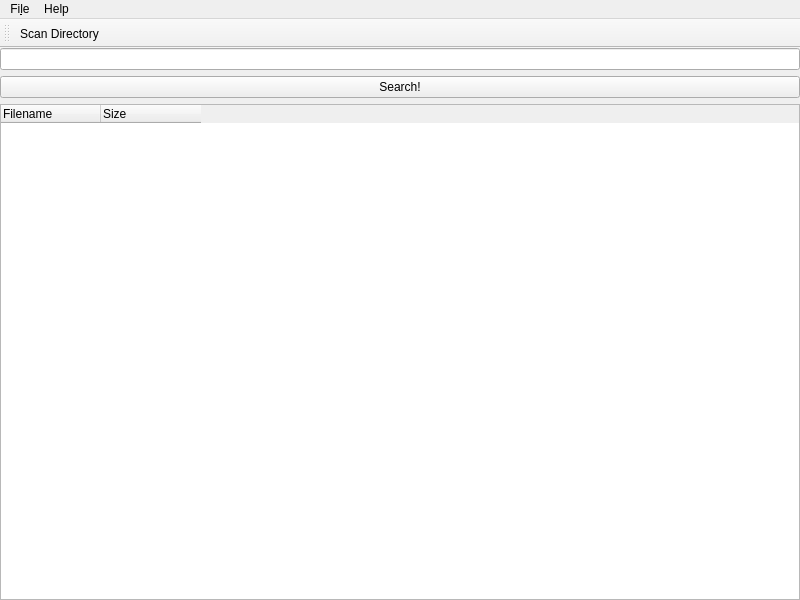
<?xml version="1.0" encoding="UTF-8"?>
<ui version="4.0">
 <class>MainWindow</class>
 <widget class="QMainWindow" name="MainWindow">
  <property name="geometry">
   <rect>
    <x>0</x>
    <y>0</y>
    <width>800</width>
    <height>600</height>
   </rect>
  </property>
  <property name="windowTitle">
   <string>MainWindow</string>
  </property>
  <widget class="QWidget" name="centralWidget">
   <layout class="QVBoxLayout" name="verticalLayout">
    <property name="leftMargin">
     <number>0</number>
    </property>
    <property name="topMargin">
     <number>0</number>
    </property>
    <property name="rightMargin">
     <number>0</number>
    </property>
    <property name="bottomMargin">
     <number>0</number>
    </property>
    <item>
     <widget class="QLineEdit" name="lineEdit"/>
    </item>
    <item>
     <widget class="QPushButton" name="searchButton">
      <property name="text">
       <string>Search!</string>
      </property>
     </widget>
    </item>
    <item>
     <widget class="QTreeWidget" name="treeWidget">
      <attribute name="headerMinimumSectionSize">
       <number>100</number>
      </attribute>
      <attribute name="headerStretchLastSection">
       <bool>false</bool>
      </attribute>
      <column>
       <property name="text">
        <string>Filename</string>
       </property>
      </column>
      <column>
       <property name="text">
        <string>Size</string>
       </property>
      </column>
     </widget>
    </item>
   </layout>
  </widget>
  <widget class="QMenuBar" name="menuBar">
   <property name="geometry">
    <rect>
     <x>0</x>
     <y>0</y>
     <width>800</width>
     <height>19</height>
    </rect>
   </property>
   <widget class="QMenu" name="menuFile">
    <property name="title">
     <string>Fi&amp;le</string>
    </property>
    <addaction name="actionScan_Directory"/>
    <addaction name="separator"/>
    <addaction name="actionExit"/>
   </widget>
   <widget class="QMenu" name="menuHelp">
    <property name="title">
     <string>Help</string>
    </property>
    <addaction name="actionAbout"/>
   </widget>
   <addaction name="menuFile"/>
   <addaction name="menuHelp"/>
  </widget>
  <widget class="QToolBar" name="toolBar">
   <property name="windowTitle">
    <string>toolBar</string>
   </property>
   <attribute name="toolBarArea">
    <enum>TopToolBarArea</enum>
   </attribute>
   <attribute name="toolBarBreak">
    <bool>false</bool>
   </attribute>
   <addaction name="actionScan_Directory"/>
  </widget>
  <action name="actionScan_Directory">
   <property name="text">
    <string>&amp;Scan Directory...</string>
   </property>
  </action>
  <action name="actionExit">
   <property name="text">
    <string>&amp;Exit</string>
   </property>
  </action>
  <action name="actionAbout">
   <property name="text">
    <string>About</string>
   </property>
  </action>
 </widget>
 <layoutdefault spacing="6" margin="11"/>
 <resources/>
 <connections/>
</ui>
